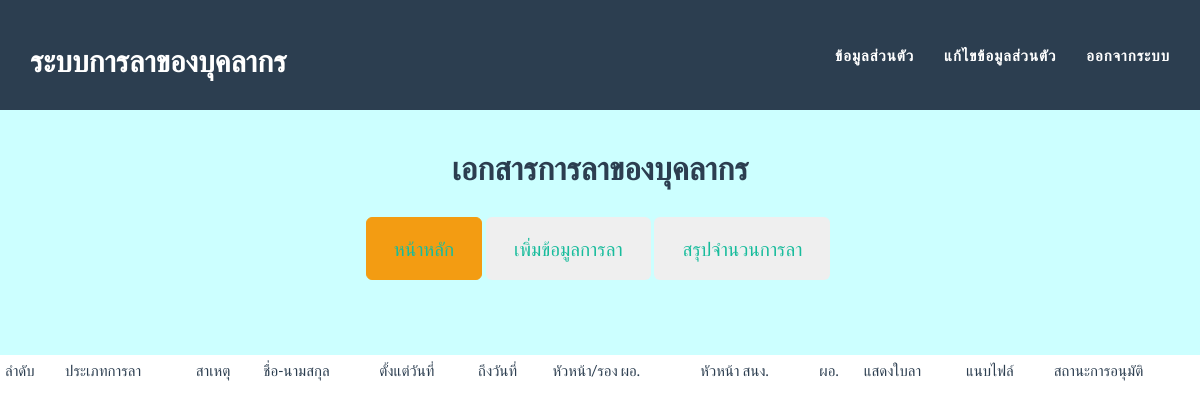
Page /laallow.php (signed in) on the earlier database version.
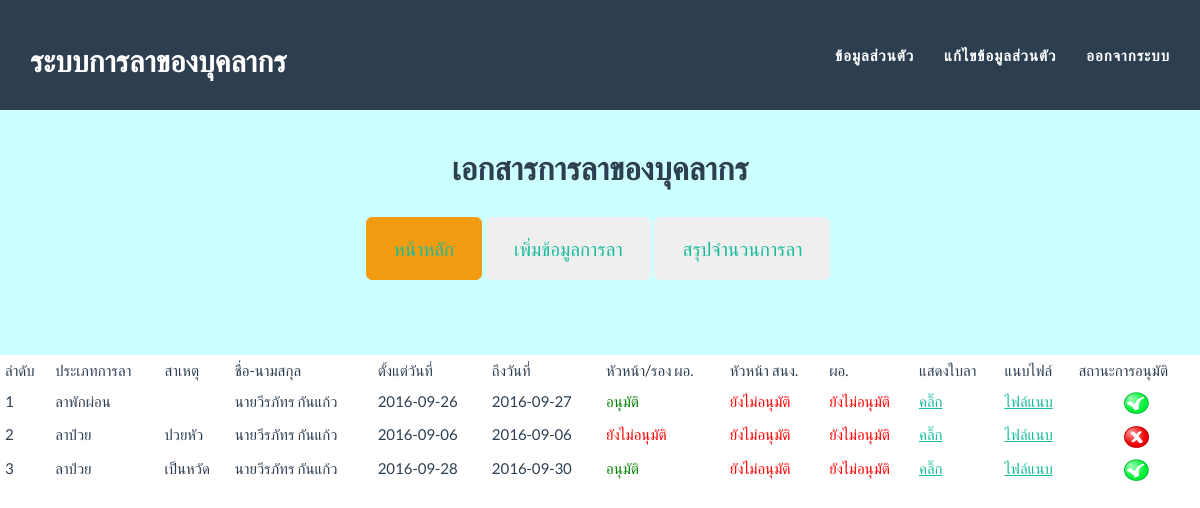
Same page on the later database version.
### tables this page shows
CREATE TABLE IF NOT EXISTS `la_detail` (
  `id_detail` int(11) NOT NULL AUTO_INCREMENT,
  `id_type` int(11) DEFAULT NULL,
  `sdate` varchar(255) DEFAULT NULL,
  `ndate` varchar(255) DEFAULT NULL,
  `comment` varchar(255) DEFAULT NULL,
  `id_personal` int(11) DEFAULT NULL,
  `id_personal_tan` int(11) NOT NULL,
  `now_date` varchar(50) DEFAULT NULL,
  `status1` varchar(255) DEFAULT NULL,
  `status2` varchar(255) DEFAULT NULL,
  `status3` varchar(255) DEFAULT NULL,
  `file` varchar(255) DEFAULT NULL,
  `namla` int(10) DEFAULT NULL,
  `id_boss` int(5) NOT NULL,
  PRIMARY KEY (`id_detail`)
);

CREATE TABLE IF NOT EXISTS `la_type` (
  `id_type` int(11) NOT NULL DEFAULT '0',
  `nametype` varchar(255) DEFAULT NULL,
  PRIMARY KEY (`id_type`)
);

CREATE TABLE IF NOT EXISTS `la_prefix` (
  `id_prefix` int(11) NOT NULL DEFAULT '0',
  `nameprefix` varchar(255) DEFAULT NULL,
  PRIMARY KEY (`id_prefix`)
);

CREATE TABLE IF NOT EXISTS `la_personal` (
  `id_personal` int(11) NOT NULL DEFAULT '0',
  `id_prefix` int(11) DEFAULT NULL,
  `username` varchar(50) DEFAULT NULL,
  `password` int(11) DEFAULT NULL,
  `fname` varchar(255) DEFAULT NULL,
  `lname` varchar(255) DEFAULT NULL,
  `id_position` int(11) DEFAULT NULL,
  `id_subdepart` int(11) DEFAULT NULL,
  `id_departmaent` int(11) DEFAULT NULL,
  `id_boss` int(11) DEFAULT NULL,
  `tel` varchar(255) DEFAULT NULL,
  `permission` int(5) NOT NULL,
  PRIMARY KEY (`id_personal`)
);

### config.php (called while the page is built, shortened)
<?php
function db()
{
	return $GLOBALS['mysqli'];
}
?>

### laallow.php (the view, shortened to what this page needs)
<?php
include 'config.php';
?>
<!DOCTYPE html>
<html lang="en">
	<head>
	<link href="css/bootstrap.min.css" rel="stylesheet">
	<link href="css/freelancer.css" rel="stylesheet">
    <link href="css/font.css" rel="stylesheet">
	<link href="font-awesome/css/font-awesome.min.css" rel="stylesheet" type="text/css">
	</head>
<body id="page-top" class="index">
	<?php include 'menu.php';?>
<br>
    <br>
<table class="table table-condensed">
	<tr>
		<td>ลำดับ</td>
		<td>ประเภทการลา</td>
		<td>สาเหตุ</td>
		<td>ชื่อ-นามสกุล</td>
		<td>ตั้งแต่วันที่</td>
		<td>ถึงวันที่</td>
		<td>หัวหน้า/รอง ผอ.</td>
		<td>หัวหน้า สนง.</td>
        <td>ผอ.</td>
        <td>แสดงใบลา</td>
		<td>แนบไฟล์</td>
        <td>สถานะการอนุมัติ</td>
	</tr>
<?php
if($_SESSION['permiss']==1){
	$query = db()->query('SELECT id_detail,id_type,sdate,ndate,comment,id_personal,now_date,status1,status2,status3,file,id_boss FROM la_detail');
}else{
	$query = db()->query('SELECT id_detail,id_type,sdate,ndate,comment,id_personal,now_date,status1,status2,status3,file,id_boss FROM la_detail where id_boss="'.$_SESSION['idboss'].'"');
}
$count=1;
while(list($id_detail,$id_type,$sdate,$ndate,$comment,$id_personal,$now_date,$status1,$status2,$status3,$file,$id_boss) = $query->fetch_row())
{
?>
<tr>
		<td><?php echo $count++;?></td>
		<td><?php
		$query1 = db()->query('SELECT * from la_type where id_type="'.$id_type.'"');
		$row = $query1->fetch_assoc();
		echo $row['nametype'];
		?></td>
		<td><?php echo $comment;?></td>
		<td><?php
		$query2 = db()->query('SELECT * from la_personal where id_personal="'.$id_personal.'"');
		$row2 = $query2->fetch_assoc();
		$query3 = db()->query('SELECT * from la_prefix where id_prefix="'.$row2['id_prefix'].'"');
		$row3 = $query3->fetch_assoc();
		echo $row3['nameprefix'].$row2['fname']." ".$row2['lname'];
		?></td>
		<td><?php echo $sdate;?></td>
		<td><?php echo $ndate;?></td>
        <td>  <?php
			if($status1==0){
				echo "<font color='red'>ยังไม่อนุมัติ</font>";
			}else{
				echo "<font color='green'>อนุมัติ</font>";
			}
		?></td>
        <td><?php
			if($status2==0){
				echo "<font color='red'>ยังไม่อนุมัติ</font>";
			}else{
				echo "<font color='green'>อนุมัติ</font>";
			}
		?></td>
        <td><?php
			if($status2==0){
				echo "<font color='red'>ยังไม่อนุมัติ</font>";
			}else{
				echo "<font color='green'>อนุมัติ</font>";
			}
		?></td>
         <td>
         <?php
			if($id_type==1){
			?>	 <a href="from1.php?id_detail=<?php echo $id_detail;?>">คลิ๊ก</a>
			<?php }else{?>
				<a href="from2.php?id_detail=<?php echo $id_detail;?>">คลิ๊ก</a>
			<?php }
		?>
        </td>
        <td><a href="./uploads/<?php echo $file?>" target="_blank">ไฟล์แนบ</a></td>
		<td>  <?php
			if($status1==1){
			?>	 <center><a href="upstallow.php?id_detail=<?php echo $id_detail;?>"><img src="../la/img/correct.png" alt="อนุญาติ" height="22" width="25"></center></a>
			<?php }else{?>
				<center><a href="upstallow.php?id_detail=<?php echo $id_detail;?>"><img src="../la/img/wrong.png" alt="ไม่อนุญาติ" height="22" width="25"></center></a>
			<?php }
		?></td>
		</tr>
<?php
}
?>
</table>
</body>
</html>

### menu.php (shortened to what this page needs)
<nav class="navbar navbar-default navbar-fixed-top">
	<div class="container">
	<div class="navbar-header page-scroll">
<a class="navbar-brand" href="page2.php">ระบบการลาของบุคลากร</a>
</div>
<div class="collapse navbar-collapse" id="bs-example-navbar-collapse-1">
<ul class="nav navbar-nav navbar-right">
	<li class="page-scroll"><a href="information.php">ข้อมูลส่วนตัว</a></li>
	<li class="page-scroll"><a href="logout.php">ออกจากระบบ</a></li></ul></div></div></nav>
     <div class="col-lg-12" style="background-color:#CCFFFF;">
<br><br><br><br><br><br>
<center><h2>เอกสารการลาของบุคลากร</h2></center><br>
<center><p>
<button type="button" class="btn btn-warning btn-lg"><a href="page2.php"></href>หน้าหลัก</button>
<button type="button" class="btn btn-primarys btn-lg"><a href="add.php"></href>เพิ่มข้อมูลการลา</button>
<button type="button" class="btn btn-primarys btn-lg"><a href="datala.php"></href>สรุปจำนวนการลา</button>&nbsp;
</center><br><br><br></div>
<body id="page-top" class="index">
	<nav class="navbar navbar-default navbar-fixed-top">
	<div class="container">
	<div class="navbar-header page-scroll">
<a class="navbar-brand" href="#portfolio">ระบบการลาของบุคลากร</a>
</div>
<div class="collapse navbar-collapse" id="bs-example-navbar-collapse-1">
<ul class="nav navbar-nav navbar-right">
	<li class="page-scroll"><a href="information.php">ข้อมูลส่วนตัว</a></li>
    <li class="page-scroll"><a href="edit.php">แก้ไขข้อมูลส่วนตัว</a></li>
	<li class="page-scroll"><a href="logout.php">ออกจากระบบ</a></li></ul></div></div></nav>

### css/freelancer.css (style rules this page uses)
body { overflow-x: hidden; }
p { font-size: 20px; }
a, a:hover, a:focus, a:active, a.active { outline: 0; color: #18bc9c; }
h1, h2, h3, h4, h5, h6 { text-transform: uppercase; font-family: Montserrat,"Helvetica Neue",Helvetica,Arial,sans-serif; font-weight: 700; }
@media (min-width:768px) { .navbar-fixed-top { padding: 25px 0; -webkit-transition: padding .3s; -moz-transition: padding .3s; transition: padding .3s; } }
@media (min-width:768px) { .navbar-fixed-top .navbar-brand { font-size: 2em; -webkit-transition: all .3s; -moz-transition: all .3s; transition: all .3s; } }
.navbar { text-transform: uppercase; font-family: Montserrat,"Helvetica Neue",Helvetica,Arial,sans-serif; font-weight: 700; }
.navbar .navbar-nav { letter-spacing: 1px; }
.navbar-default, .navbar-inverse { border: 0; }

Differences in the rows shown:
added la_detail: id_type.nametype "ลาพักผ่อน", la_prefix.nameprefix "นาย", id_personal.fname "วีรภัทร", id_personal.lname "กันแก้ว", sdate "2016-09-26", ndate "2016-09-27", status1 "อนุมัติ", status2 "ยังไม่อนุมัติ"
added la_detail: id_type.nametype "ลาป่วย", comment "ปวยหัว", la_prefix.nameprefix "นาย", id_personal.fname "วีรภัทร", id_personal.lname "กันแก้ว", sdate "2016-09-06", ndate "2016-09-06", status1 "ยังไม่อนุมัติ", status2 "ยังไม่อนุมัติ"
added la_detail: id_type.nametype "ลาป่วย", comment "เป็นหวัด", la_prefix.nameprefix "นาย", id_personal.fname "วีรภัทร", id_personal.lname "กันแก้ว", sdate "2016-09-28", ndate "2016-09-30", status1 "อนุมัติ", status2 "ยังไม่อนุมัติ"
